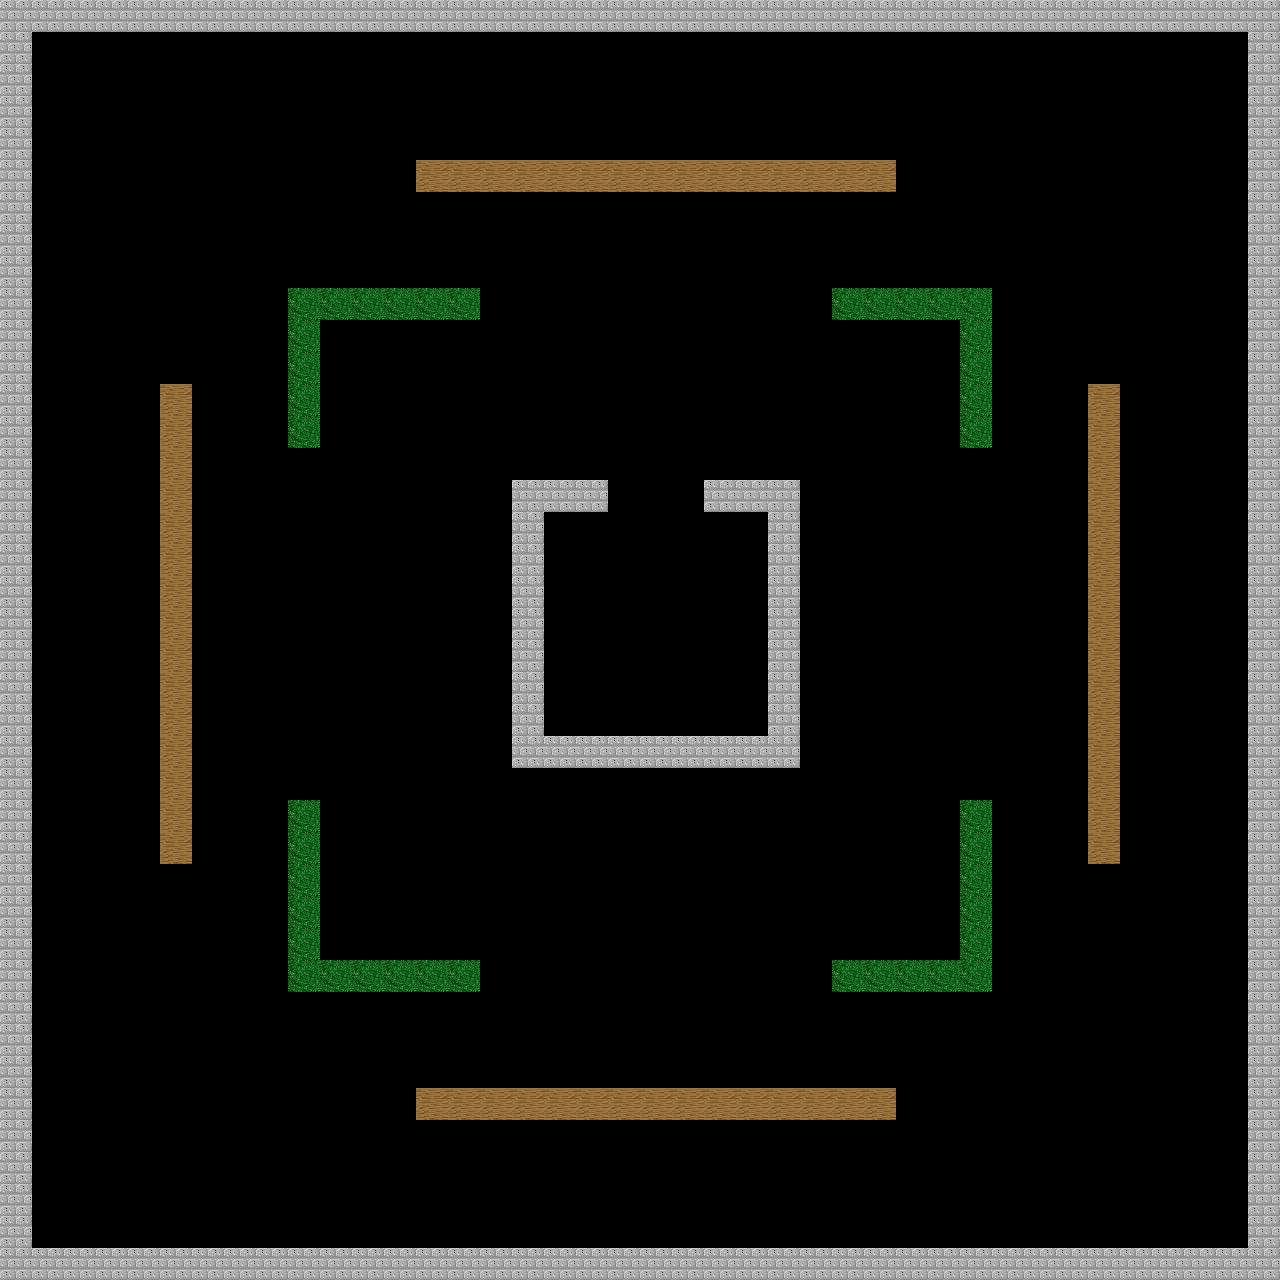

Rendered tile map (Tiled .tmx) drawn with the repository's tilesets; below, a short description and the map source with its tile grids summarised:
An orthogonal 40x40 tile map with 32x32 px tiles, 7 tile layers (north, south, east, west, ...).

<map version="1.2" tiledversion="1.3.1" orientation="orthogonal" renderorder="right-down" compressionlevel="-1" width="40" height="40" tilewidth="32" tileheight="32" infinite="0" nextlayerid="8" nextobjectid="1">
 <tileset firstgid="1" source="walls.tsx" />
 <layer id="1" name="north" width="40" height="40">
  <data>[1600 cells, 285 non-empty, 3 distinct tile ids]</data>
 </layer>
 <layer id="2" name="south" width="40" height="40">
  <data>[1600 cells, 285 non-empty, 3 distinct tile ids]</data>
 </layer>
 <layer id="3" name="east" width="40" height="40">
  <data>[1600 cells, 285 non-empty, 3 distinct tile ids]</data>
 </layer>
 <layer id="4" name="west" width="40" height="40">
  <data>[1600 cells, 285 non-empty, 3 distinct tile ids]</data>
 </layer>
 <layer id="5" name="flat" width="40" height="40">
  <data>[1600 cells, 285 non-empty, 3 distinct tile ids]</data>
 </layer>
 <layer id="6" name="height" width="40" height="40">
  <data>[1600 cells, 285 non-empty, 3 distinct tile ids]</data>
 </layer>
 <layer id="7" name="coll" width="40" height="40">
  <data>[1600 cells, 285 non-empty, 3 distinct tile ids]</data>
 </layer>
</map>